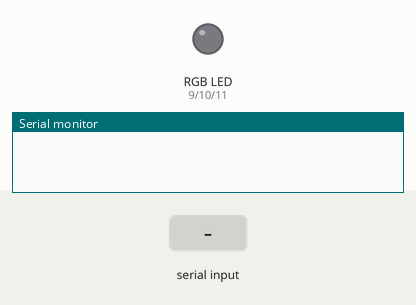
Simulated run of this sketch. Board: Arduino Uno, built with avr-gcc and run on an emulated ATmega328P. On the bench: an RGB LED mixed from three pins (HIGH = lit), the last lines printed to the serial monitor. The inputs (shaded band) are chosen by the test bench.

Above: at 1.2 s.
1.3 s: "*fade light" received over Serial
At 1.56 s:
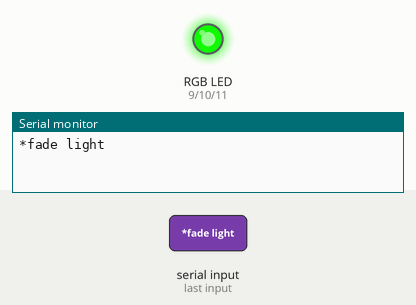
7.3 s: "*red" received over Serial
At 9.8 s:
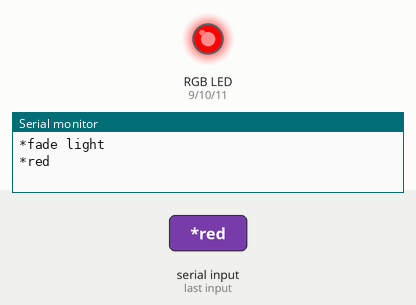
10.3 s: "*green" received over Serial
At 11.1 s:
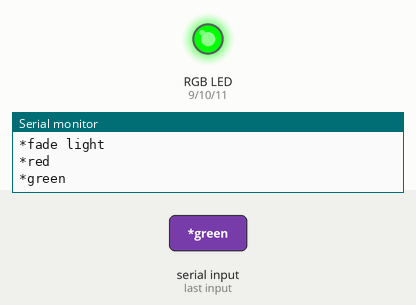
11.8 s: "*blue" received over Serial
At 13.0 s:
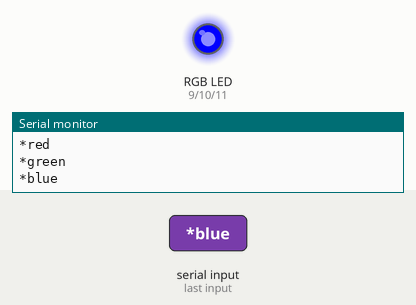
13.3 s: "*light on" received over Serial
At 14.5 s:
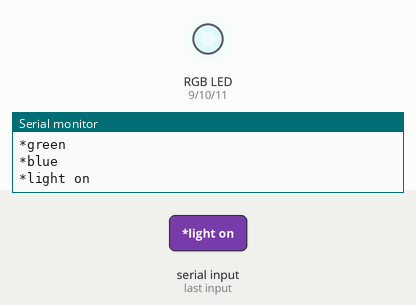
14.8 s: "*fade light" received over Serial
Timing chart, 0 to 18.8 s (numbered marks = the images above; inputs shaded):
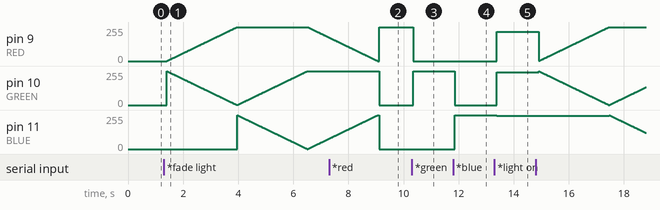

The sketch:

rgb_voice.ino
```cpp
String voice;

#define GREEN 10
#define BLUE 11
#define RED 9

void setup()
{
  Serial.begin(9600);
   pinMode(GREEN, OUTPUT);
  pinMode(BLUE, OUTPUT);
  pinMode(RED, OUTPUT);
   analogWrite(RED,0);
   analogWrite(GREEN,0);
   analogWrite(BLUE,0);
}

  int redVal;
  int greenVal;
  int blueVal;


void loop() {

  while (Serial.available())
  {
  delay(10);
  char c = Serial.read();
  if (c == '#') {break;}
  voice += c;
  }

  if (voice.length() > 0) {
    Serial.println(voice);

       if(voice == "*red")
     {
     analogWrite(RED,255);
     analogWrite(GREEN,0);
     analogWrite(BLUE,0);
     }
  else if(voice == "*green")
     {
    analogWrite(GREEN,255);
    analogWrite(RED,0);
    analogWrite(BLUE,0);
     }
  else if(voice == "*blue")
     {
    analogWrite(RED,0);
    analogWrite(BLUE,255);
    analogWrite(GREEN,0);
     }

  else if(voice == "*light off")
     {
    analogWrite(RED,0);
    analogWrite(GREEN,0);
    analogWrite(BLUE,0);
     }
   else if(voice == "*light on")
     {
    analogWrite(RED,220);
    analogWrite(GREEN,245);
    analogWrite(BLUE,250);
     }

      else if(voice == "*fade light")
     {


     redVal = 255;
     blueVal = 0;
     greenVal = 0;
     for(int i = 0; i < 255; i += 1)
    {
    greenVal += 1;
    redVal -= 1;
    analogWrite(GREEN, 255 - greenVal);
    analogWrite(RED, 255 - redVal);
    delay(10);
  }

  redVal = 0;
  blueVal = 0;
  greenVal = 255;
  for(int i = 0; i < 255; i += 1)
  {
    blueVal += 1;
    greenVal -= 1;
    analogWrite(BLUE, 255 - blueVal);
    analogWrite(GREEN, 255 - greenVal);
    delay(10);
  }

  redVal = 0;
  blueVal = 255;
  greenVal = 0;
  for(int i = 0; i < 255; i += 1)
  {
    redVal += 1;
    blueVal -= 1;
    analogWrite(RED, 255 - redVal);
    analogWrite(BLUE, 255 - blueVal);
    delay(10);
  }


       }
  }


voice="";
}
```

Measured:
- after the input at 1.3 s, pin 9 (RED): rises from 0/255 to 255/255 in 2.5 s, then falls to 177/255 in 3.3 s
- after the input at 7.3 s, pin 10 (GREEN): 255/255 → 0/255 after 1.8 s
- after the input at 10.3 s, pin 9 (RED): 255/255 → 0/255 after 0.06 s; pin 10 (GREEN): 0/255 → 255/255 after 0.06 s
- after the input at 11.8 s, pin 10 (GREEN): 255/255 → 0/255 after 0.05 s; pin 11 (BLUE): 0/255 → 255/255 after 0.05 s
- after the input at 13.3 s, pin 9 (RED): 0/255 → 220/255 after 0.09 s; pin 10 (GREEN): 0/255 → 245/255 after 0.09 s; pin 11 (BLUE): 255/255 → 250/255 after 0.09 s
